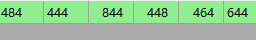
#> input picture images/screenshot0.png, 256 x 40 px; its folder holds only this picture in this run
$ python recognition.py
#> lines starting #> are read from the running program, lines starting #| are printed output that depends on the picture; after the words box and inside, x2 and y2 are one past the last pixel; in counts of white or black regions, pixels touching at a corner belong together
###   數字辨識   ###

from datetime import datetime # 計算runtime
StartTime = datetime.now() # 開始時間
import cv2 # 做圖片處理
import numpy as np # 產生陣列
import PIL # 做圖片處理

# 圖片分割線
separatedline = 44 # 距離左邊多少

# 圖片的數字
testlist= ["484444844448464644","94701912961","73402011085","20440229967","113601810777","7470111253","7460111260","0450312158","11608108113","194102013379","14602911966","1645049859","164301210465","83802211874","2400612066","1360012176","1340211879","19430199965","34490448767","56500637077","215002810257","06004813038","37106813830","08106914426","145302010750","57450695993","901008222140","961009222143","870010138149","81600886879","2430311762","253601514276","306905015921","856804621718","76102712725","28520318956","614407360101","692205945107","58370637183","20370816771","123650392396","727505617017","376403514822","94802310857","37510488565","105202711750","485503717430","696704217124","385201213448","33420347974","28480299859","105803513525","336904818315","275502716351","55402910745","34330388294","41430488283","43370468588","35340368586","591308176130","50380728497","502205672108","633808167101","44280447496","493605676","50350547191","846101025693","732706942114","883909140116","341403091121","5390512870","8270010596","2190512190","121304107115","148022105119","149025108110","162501510481","9350413181","21210209994","202001699104","7330711778","5240312598","21300139387","5320312385","241501492109","30420669674","622107461134","1071011643168","871308637136","45330427984","1312040112121","5230312783","619011135105","5270112882","10300310975","115405814065","154603413374","923011105100","43701413264","184002014573","43902411579"]

# 保存紀錄
savetxt = open('output.txt',"a") # 打開用來儲存辨識數字的txt檔案

#########################  訓練模型  ################################

samples = np.loadtxt('generalsamples.txt',np.float32) # 載入先前儲存來訓練的資料
responses = np.loadtxt('generalresponses.txt',np.float32) # 載入使用者按下的數字的資料
responses = responses.reshape((responses.size,1)) # 將使用者按下的數字的資料個別用一個陣列儲存
model = cv2.ml.KNearest_create() # 創建模型
model.train(samples,cv2.ml.ROW_SAMPLE,responses) # 訓練模型

val1 = []
val2 = []
val3 = []
val4 = []
val5 = []
val6 = []

########################## 處理 + 辨識圖片  ################################

loop = 0 # 迴圈

while True:

    if loop == 101: # 終止條件
        break


    ###   讀取 + 圖片處理   ###

    im = cv2.imread("images/screenshot%d.png"%loop) # 讀取要辨識圖片
#> im is the input picture: shape (40, 256, 3); mean B, G, R 152.3, 199.6, 152.4
    gray = cv2.cvtColor(im,cv2.COLOR_BGR2GRAY) #將要辨識的圖片轉成灰階
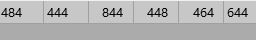
#> gray: shape (40, 256); min 0, max 240, mean 180
    imh,imw,imc = im.shape # 取得圖片的h,w,c
#> imh = 40; imw = 256; imc = 3
    gray = cv2.cvtColor(im,cv2.COLOR_BGR2GRAY) #將要辨識的圖片轉成灰階
    a, thresh = cv2.threshold(gray,100,255,cv2.THRESH_BINARY_INV) # 將要辨識的圖片提高對比度
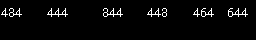
#> thresh: shape (40, 256); 3.4% white in thin lines or dots, all inside (x1, y1, x2, y2) = (1, 8, 248, 17)
    contours,hierarchy = cv2.findContours(thresh,cv2.RETR_LIST,cv2.CHAIN_APPROX_SIMPLE) # 找輪廓
#> contours = 27 contours, 21 with area under 20; largest, box (x1, y1, x2, y2) and area: (228, 8, 248, 17) 45, (103, 8, 123, 17) 40, (47, 8, 68, 17) 38, (201, 8, 214, 17) 32, (9, 8, 22, 17) 28, (147, 8, 161, 17) 25


    ###   取得所有數字的矩形   ###

    bounding = []
    lastval2 = 0

    for cnt in reversed(contours): # 因為輪廓主要是從右邊到左邊偵測(x從大到小)，所以用reversed將輪廓反轉過來變成(x從小到大)
        [x,y,w,h] = cv2.boundingRect(cnt) # 取得轉成矩形的輪廓的x,y,w,h

        if x < lastval2:
            break

        elif w > 15 and x > lastval2 : # 當辨識到較寬的數字時將數字分割(3位數)
            bounding.append([x,y,int(w/2)-5 ,h]) # 加入左邊的數字的x,y,w,h
            bounding.append([x+int(w/2)-2,y,int(w/2)-5,h]) # 加入中間的數字的x,y,w,h
            bounding.append([x+int(w/2)+5,y,int(w/2)+1,h]) # 加入右邊的數字x,y,w,h

        elif w > 8 and x > lastval2 : # 當辨識到較寬的數字時將數字分割(2位數)
            #print (loop,w)
            bounding.append([x,y,int(w/2)-1,h]) # 加入左邊的數字的x,y,w,h
            bounding.append([x+int(w/2)+1,y,int(w/2)+1,h]) # 加入右邊的數字x,y,w,h

        elif x > lastval2:
            bounding.append([x,y,w,h]) # 加入數字的x,y,w,h


        lastval2 = x # 將上一個矩形的x保存下來
#> this loop made 10 passes
#> (x, y, w, h, lastval2) on passes 1 to 9: (1, 8, 7, 9, 1), (9, 8, 13, 9, 9), (47, 8, 21, 9, 47), (103, 8, 20, 9, 103), (147, 8, 14, 9, 147), (162, 8, 5, 9, 162), (193, 8, 7, 9, 193), (201, 8, 13, 9, 201), (228, 8, 20, 9, 228)
#> (x, y, w, h) on pass 10: (2, 10, 4, 5)
#> after the loop, bounding = 18 items, first 6: [1, 8, 7, 9], [9, 8, 5, 9], [16, 8, 7, 9], [47, 8, 5, 9], [55, 8, 5, 9], [62, 8, 11, 9]


    ###   判斷數字與分割線的位置   ###

    s1 = 0
    s2 = 0
    s3 = 0
    s4 = 0
    s5 = 0
    s6 = 0

    for u in bounding:
        [x,y,w,h] = u

        if 0 < x + (w/2) <= separatedline:
            s1+=1
        elif separatedline+1 < x + (w/2) <= separatedline*2+1:
            s2+=1
        elif separatedline*2+2 < x + (w/2) <= separatedline*3+2:
            s3+=1
        elif separatedline*3+3 < x + (w/2) <= separatedline*4+3:
            s4+=1
        elif separatedline*4+4 < x + (w/2) <= separatedline*5+4:
            s5+=1
        elif separatedline*5+4 < x :
            s6+=1
#> this loop made 18 passes
#> (u, x, w) on passes 1 to 12: ([1, 8, 7, 9], 1, 7), ([9, 8, 5, 9], 9, 5), ([16, 8, 7, 9], 16, 7), ([47, 8, 5, 9], 47, 5), ([55, 8, 5, 9], 55, 5), ([62, 8, 11, 9], 62, 11), ([103, 8, 5, 9], 103, 5), ([111, 8, 5, 9], 111, 5), ([118, 8, 11, 9], 118, 11), ([147, 8, 6, 9], 147, 6), ([155, 8, 8, 9], 155, 8), ([162, 8, 5, 9], 162, 5)
#> after the loop, s1 = 3; s2 = 3; s3 = 3; s4 = 3; s5 = 3; s6 = 3

    space = [s1,s1+s2,s1+s2+s3,s1+s2+s3+s4,s1+s2+s3+s4+s5,s1+s2+s3+s4+s5+s6] # 從左到右數字出現數累加
#> space = [3, 6, 9, 12, 15, 18]


    ###   將上面的矩陣當作分割圖片的依據，並將分割的圖片貼到新圖片上   ###

    loop2 = 1 # 給圖片命名用的
    lastwidth = 1 # 上一個矩形的w
    count = 0 # 第一次不做
    count2 = 1 # 用來計算新圖片x的位置
    lastxw = 0 # 上一個矩形的x+w
    lastlx = 0 # 分割圖片的起點
    lastsep = 0 # 貼在新圖片的x位置
    newimg = PIL.Image.new("L",(imw+160,imh),"white") # 產生新的空白圖片
#> newimg: PIL image 416x40 L; every value is 255

    for cnt in bounding:
        [x,y,w,h] = cnt # 取得矩陣的x,y,w,h
#> x = 1; w = 7

        if h > 7: # 限制數字的高度

            if (x < lastxw + 7) and (count != 0): # 限制數字間相距的距離

                Range = gray[0:0+imh ,lastlx :lastxw ] # 圖片的分割範圍
                cv2.imwrite("separated/ss%d.png" %loop2,Range) # 將分割儲存圖片
                im = PIL.Image.open("separated/ss%d.png" %loop2 ) # 開啟分割圖片
                newimg.paste(im, (lastsep+20, 0)) # 把圖片貼到新的空白圖片上
                lastsep = lastxw + 10*count2 # 貼在新圖片的x位置
                lastlx = x -1 # 分割圖片的起點
                loop2 += 1
                count2 += 1

            lastxw = x + w +1  # 分割圖片的結尾
#> lastxw = 9
            lastwidth = w # 上一個矩陣的w
#> lastwidth = 7
            count = 1 # 第二次開始做

            ss = gray[0:0+imh,lastlx:lastxw] # 圖片的分割範圍
            cv2.imwrite("separated/ss%d.png" %loop2,ss) # 儲存圖片分割的圖片
            im = PIL.Image.open("separated/ss%d.png" %loop2 ) # 用PIL開啟分割的圖片
            newimg.paste(im, (lastsep+20, 0) ) # 把圖片貼到新的空白圖片上
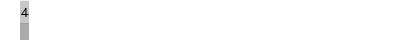
#> newimg: PIL image 416x40 L; min 0, max 255, mean 253.3

    newimg.save("separated/separated.png") # 將新圖片用PIL儲存
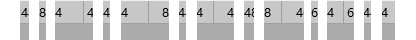
#> saved as separated.png: PIL image 416x40 L; min 0, max 255, mean 208.6
    im = cv2.imread("separated/separated.png") # 讀取要辨識圖片
#> im: shape (40, 416, 3); min 0, max 255, mean 208.6


    ###   將分割完的圖片做處理   ###

    im = cv2.cvtColor(im,cv2.COLOR_BGR2GRAY) # 將要辨識的圖片轉成灰階
    a, im = cv2.threshold(im,120,255,cv2.THRESH_BINARY) # 將要辨識的圖片提高對比度
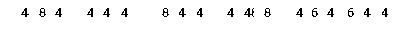
#> im: shape (40, 416); 96.9% white; black in thin lines or dots, all inside (x1, y1, x2, y2) = (21, 8, 388, 17)
    im = cv2.adaptiveThreshold(im,255,1,1,11,2) # 將要辨識的圖片做自適二極化，圖片將變成黑白
    cv2.imwrite("thresh/screenshot%d.png"%loop,im) # 儲存圖片
    contours,hierarchy = cv2.findContours(im,cv2.RETR_LIST,cv2.CHAIN_APPROX_SIMPLE) # 找輪廓
#> contours = 39 contours, 21 with area under 20; largest, box (x1, y1, x2, y2) and area: (264, 8, 271, 17) 32, (162, 8, 169, 17) 32, (39, 8, 46, 17) 32, (244, 8, 254, 17) 24, (348, 8, 354, 17) 22
    im = PIL.Image.open("thresh/screenshot%d.png" %loop) # 用PIL開啟圖片


    ###   分割圖片的每個數字 + 辨識   ###

    lastxw2 = 0 # 上一個矩形的w+x
    loop3 = 1 # 給圖片命名用的
    string2 = "" # 儲存數字的新字串

    for cnt in reversed(contours):
        [x,y,w,h] = cv2.boundingRect(cnt)
#> x = 21; w = 8

        if  h > 7 and x > lastxw2: # 限制高度以及避免出現重疊的座標
            lastxw2 = x+w # 上一個矩形的w+x
#> lastxw2 = 29
            num = im.crop((x,y,x+w,y+h)) # 用PIL分割圖片
            num.save("numbers/num%d.png" %loop3) # 用PIL儲存圖片
            num = cv2.imread("numbers/num%d.png" %loop3,cv2.IMREAD_GRAYSCALE) # 用CV2讀取圖片
            renum = cv2.resize(num,(10,10)) # 用CV2將圖片重設為10X10
            renum = renum.reshape((1,100)) # 將10x10圖片的像素存儲在空間為100的矩陣
            renum = np.float32(renum)
            retval, results, neigh_resp, dists = model.findNearest(renum, k = 1) # 找最近的數字
#> retval = 4; results = [4]; neigh_resp = [4]; dists = [579885]
            string = str(int( (results[0][0]) ))
#> string = '4'
            string2 += string # 把辨識的數字加到新字串中當中
#> string2 = '4'
            loop3 += 1


    ###   判斷結果與實際數字是不是一樣   ###
    if string2 != testlist[loop]:
        print ("預測"+string2,"\n答案"+testlist[loop])
        print ("不ok")
        print (loop)

    ###   分割數字串   ###
    count3 = 0
#> count3 = 0
    first1 = True
    first2 = True
    first3 = True
    first4 = True
    first5 = True
    sepstring = ""


    for k in string2:

        if count3 < space[0] :
            sepstring += k
            count3+=1

        elif space[0] <= count3 < space[1] :
            if first1 == True:
                savetxt.write("x軸:" + ((3-len(sepstring))*"0"+sepstring).rjust(4) + "\n")
                first1 = False
                sepstring = ""
            sepstring += k
            count3+=1

        elif space[1] <= count3 < space[2] :
            if first2 == True:
                savetxt.write("y軸:" + ((3-len(sepstring))*"0"+sepstring).rjust(4) + "\n")
                first2 = False
                sepstring = ""
            sepstring += k
            count3+=1

        elif space[2] <= count3 < space[3] :
            if first3 == True:
                savetxt.write("z軸:" + ((3-len(sepstring))*"0"+sepstring).rjust(4) + "\n")
                first3 = False
                sepstring = ""
            sepstring += k
            count3+=1

        elif space[3] <= count3 < space[4] :
            if first4 == True:
                savetxt.write("A站:" + ((3-len(sepstring))*"0"+sepstring).rjust(4) + "\n")
                first4 = False
                sepstring = ""
            sepstring += k
            count3+=1

        elif space[4] <= count3 < space[5] :
            if first5 == True:
                savetxt.write("B站:" + ((3-len(sepstring))*"0"+sepstring).rjust(4) + "\n")
                first5 = False
                sepstring = ""
            sepstring += k
            count3+=1
#> this loop made 18 passes
#> (k, first1, sepstring) on pass 4: ('4', False, '4')
#> (k, first2, sepstring) on pass 7: ('8', False, '8')
#> after the loop, count3 = 18; first1 = False; first2 = False; first3 = False; first4 = False; first5 = False
#> (the run stopped early here; a loop or call above may not have finished)
